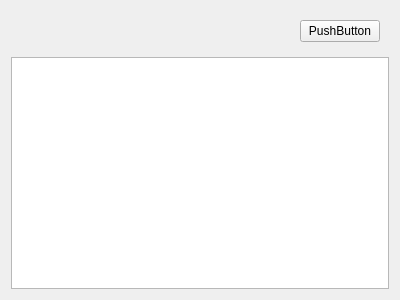
<?xml version="1.0" encoding="UTF-8"?>
<ui version="4.0">
 <class>ShowWidget</class>
 <widget class="QWidget" name="ShowWidget">
  <property name="geometry">
   <rect>
    <x>0</x>
    <y>0</y>
    <width>400</width>
    <height>300</height>
   </rect>
  </property>
  <property name="windowTitle">
   <string>Form</string>
  </property>
  <layout class="QGridLayout" name="gridLayout">
   <item row="1" column="0">
    <widget class="QTableView" name="tableView"/>
   </item>
   <item row="0" column="0">
    <widget class="QWidget" name="widget" native="true">
     <layout class="QHBoxLayout" name="horizontalLayout">
      <item>
       <spacer name="horizontalSpacer">
        <property name="orientation">
         <enum>Qt::Horizontal</enum>
        </property>
        <property name="sizeHint" stdset="0">
         <size>
          <width>40</width>
          <height>20</height>
         </size>
        </property>
       </spacer>
      </item>
      <item>
       <widget class="QPushButton" name="pushButton">
        <property name="text">
         <string>PushButton</string>
        </property>
       </widget>
      </item>
     </layout>
    </widget>
   </item>
  </layout>
 </widget>
 <resources/>
 <connections/>
</ui>
